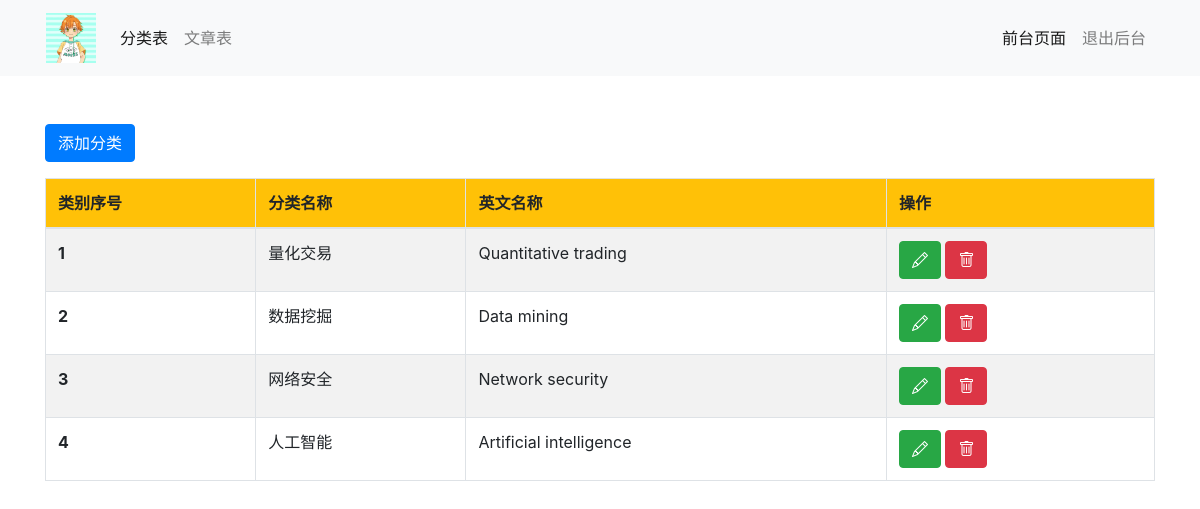
The page /blog/category.php (signed in) on the database its author committed.
### tables this page shows
CREATE TABLE `category_list`  (
  `id` int(0) NOT NULL AUTO_INCREMENT,
  `name` varchar(255) NOT NULL,
  `eng` varchar(255) NOT NULL,
  PRIMARY KEY (`id`) USING BTREE
);

### blog/lib/public.php (called while the page is built)
<?php
	function database(){
		require_once('./lib/mysql.class.php');
		$configArr=array(
			'host'=>'localhost',
			'port'=>'3306',
			'user'=>'root',
			'passwd'=>'123456',
			'dbname'=>'test',
		);
		return $mysql=new MMysql($configArr);
	}
?>

### blog/lib/mysql.class.php (called while the page is built, shortened)
<?php
class MMysql {
    protected static $_dbh = null;
    protected $_dbType = 'mysql';
    protected $_pconnect = true;
    protected $_host = 'localhost';
    protected $_port = 3306;
    protected $_user = 'root';
    protected $_pass = 'root';
    protected $_dbName = null;
    protected $_where = '';
    protected $_order = '';
    protected $_limit = '';
    protected $_field = '*';
    public function __construct(array $conf) {
        $this->_host = $conf['host'];
        $this->_port = $conf['port'];
        $this->_user = $conf['user'];
        $this->_pass = $conf['passwd'];
        $this->_dbName = $conf['dbname'];
    }
    protected function _connect() {
        $dsn = $this->_dbType.':host='.$this->_host.';port='.$this->_port.';dbname='.$this->_dbName;
        $options = $this->_pconnect ? array(PDO::ATTR_PERSISTENT=>true) : array();
        try {
            $dbh = new PDO($dsn, $this->_user, $this->_pass, $options);
            $dbh->setAttribute(PDO::ATTR_ERRMODE, PDO::ERRMODE_EXCEPTION);
            $dbh->setAttribute(PDO::ATTR_EMULATE_PREPARES, false);
        } catch (PDOException $e) {
            die('Connection failed: ' . $e->getMessage());
        }
        $dbh->exec('SET NAMES utf8');
        self::$_dbh = $dbh;
    }
    protected function _doQuery($sql='') {
        $this->_sql = $sql;
        $pdostmt = self::$_dbh->prepare($this->_sql);
        $pdostmt->execute();
        $result = $pdostmt->fetchAll(PDO::FETCH_ASSOC);
        return $result;
    }
    public function select($tbName='') {
        $sql = "select ".trim($this->_field)." from ".$tbName." ".trim($this->_where)." ".trim($this->_order)." ".trim($this->_limit);
        return $this->_doQuery(trim($sql));
    }
    protected function _clear() {
        $this->_where = '';
        $this->_order = '';
        $this->_limit = '';
        $this->_field = '*';
    }
}

### blog/category.php (the view, shortened to what this page needs)
<?php
	require './lib/public.php';
	$db=database();
	$result=$db->select('category_list');
?>
<!doctype html>
<html lang="zh-CN">
  <head>
    <link rel="stylesheet" href="./lib/bootstrap-4.6.2-dist/css/bootstrap.css">
	<link rel="stylesheet" href="./lib/bootstrap-icons-1.10.5/font/bootstrap-icons.css">
	<link rel="stylesheet" href="./css/cursor.css">
  </head>
  <body>
	  <div class="bg-light">
		  <nav class="container navbar navbar-expand-lg navbar-light bg-light">
		  <a class="navbar-brand" href="./category.php">
          <img src="./img/000.jpg" alt="" style="width: 50px; height: 50px;">
        </a>
		    <div class="collapse navbar-collapse" id="navbarNav">
		      <ul class="navbar-nav">
		        <li class="nav-item active">
		          <a class="nav-link" href="./category.php">分类表 <span class="sr-only">(current)</span></a>
		        </li>
		        <li class="nav-item">
		          <a class="nav-link" href="./article.php">文章表</a>
		        </li>
		      </ul>
			  <ul class="navbar-nav ml-auto">
			    <li class="nav-item active">
			      <a class="nav-link" href="./index.php">前台页面</a>
			    </li>
			    <li class="nav-item">
			      <a class="nav-link" href="./login.php">退出后台</a>
			    </li>
			  </ul>
		    </div>
		  </nav>
	  </div>
	  <div class="container mt-5">
		  <a href="./category_add.php" class="btn btn-primary">添加分类</a>
		  <table class="table table-striped table-bordered mt-3">
		    <thead  class="bg-warning">
		      <tr>
		        <th scope="col">类别序号</th>
		        <th scope="col">分类名称</th>
		        <th scope="col">英文名称</th>
		        <th scope="col">操作</th>
		      </tr>
		    </thead>
		    <tbody>
				<?php $i=0;foreach($result as $row){ ?>
					<tr>
					  <th scope="row"><?php $i++;echo $i; ?> </th>
					  <td><?php echo $row['name']; ?></td>
					  <td><?php echo $row['eng']; ?></td>
					  <td>
							<a href="./category_edit.php?id=<?php echo $row['id']; ?>" class="btn btn-success"><i class="bi bi-pencil"></i></a>
							<a href="./category_del.php?id=<?php echo $row['id']; ?>" class="btn btn-danger"><i class="bi bi-trash"></i></a>
					  </td>
					</tr>
				<?php } ?>
		    </tbody>
		  </table>
	  </div>
  </body>
</html>

### blog/css/cursor.css (style rules this page uses)
html { cursor: url("../img/arrow.png"),auto; }
input,a,p,button,textarea,ul,li { cursor:url("../img/click.png"),pointer; }

### rows shown on the page
category_list: name "量化交易", eng "Quantitative trading"
category_list: name "数据挖掘", eng "Data mining"
category_list: name "网络安全", eng "Network security"
category_list: name "人工智能", eng "Artificial intelligence"
